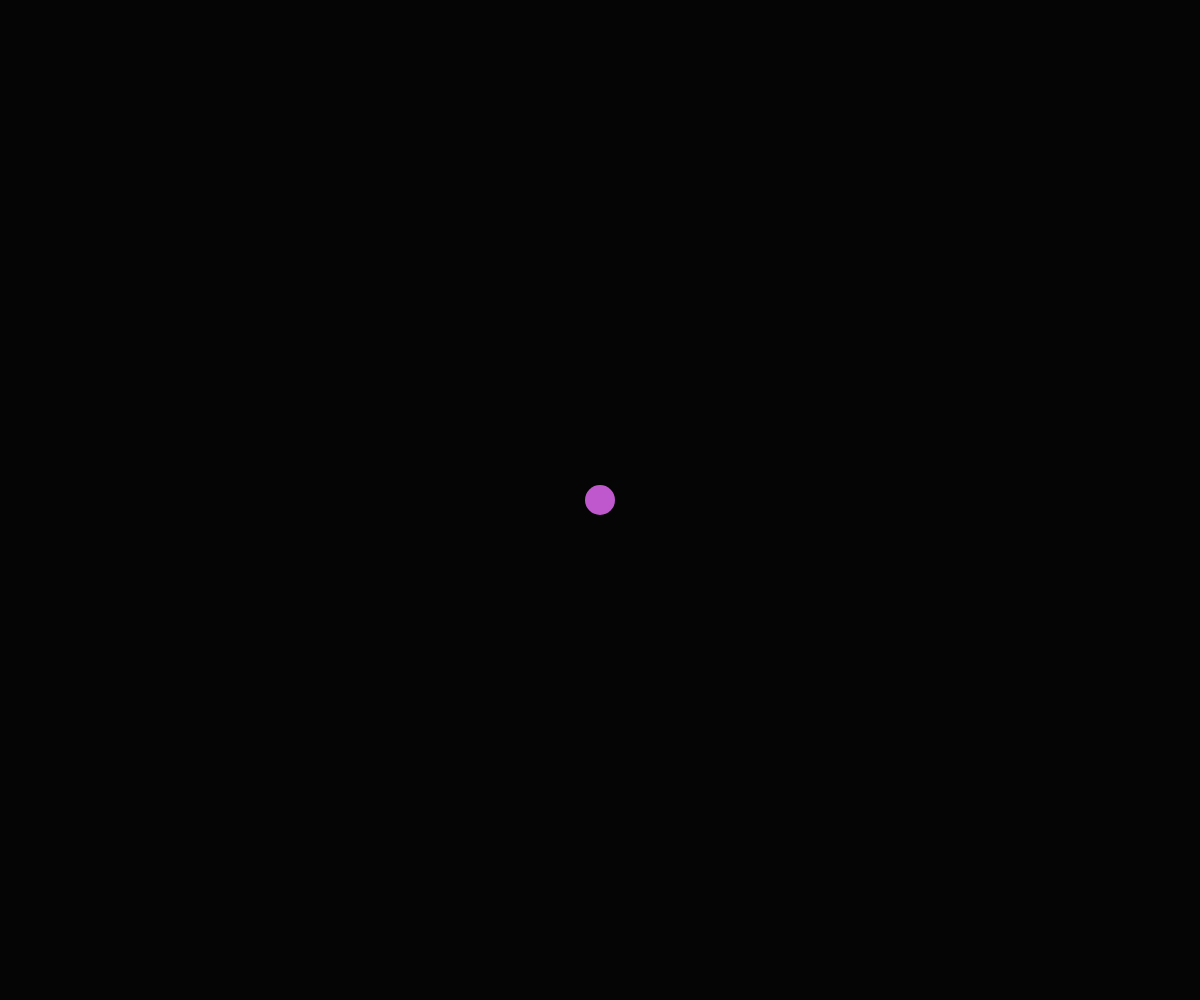
Frame 1 (no input)
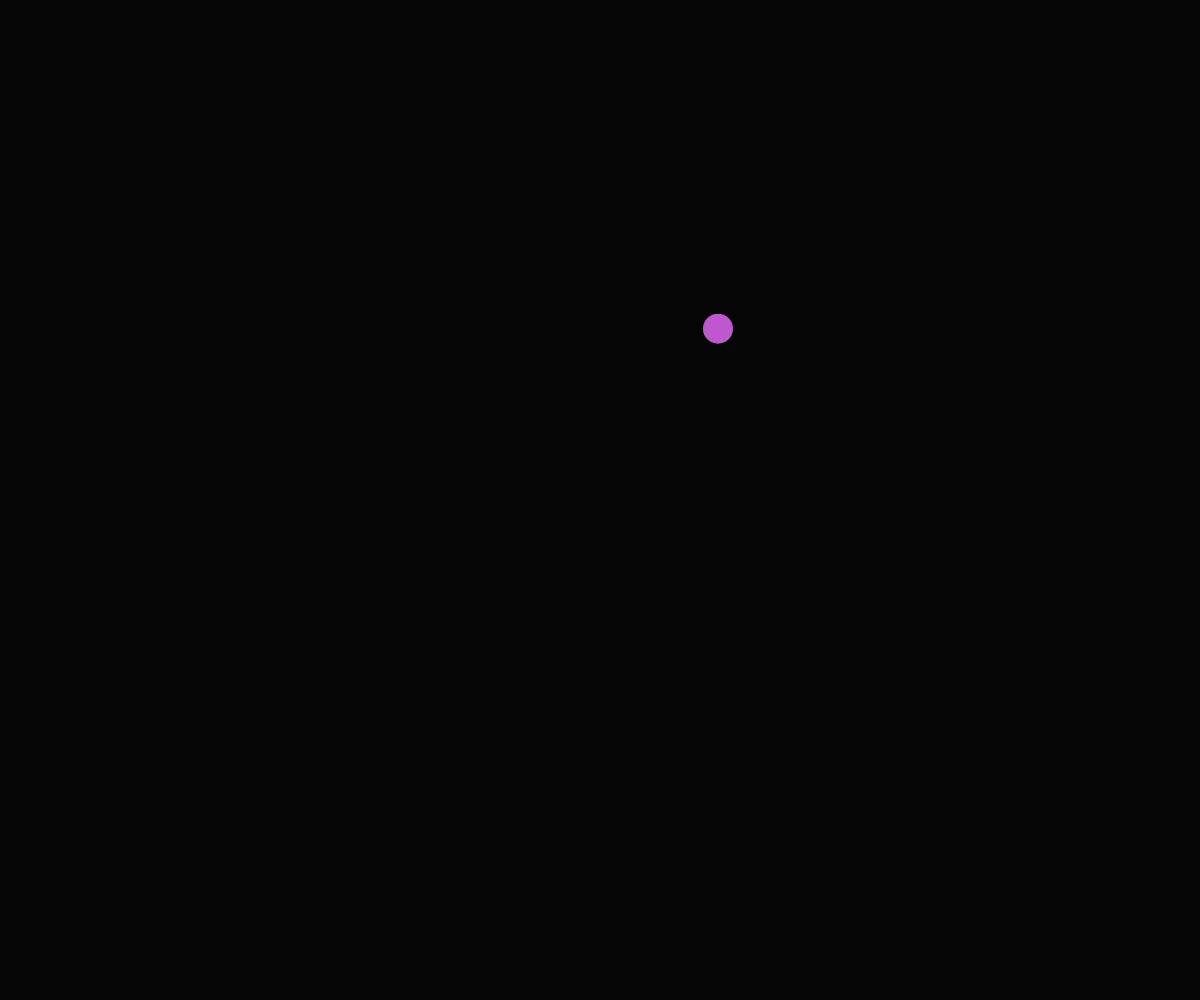
Frame 60 (no input)
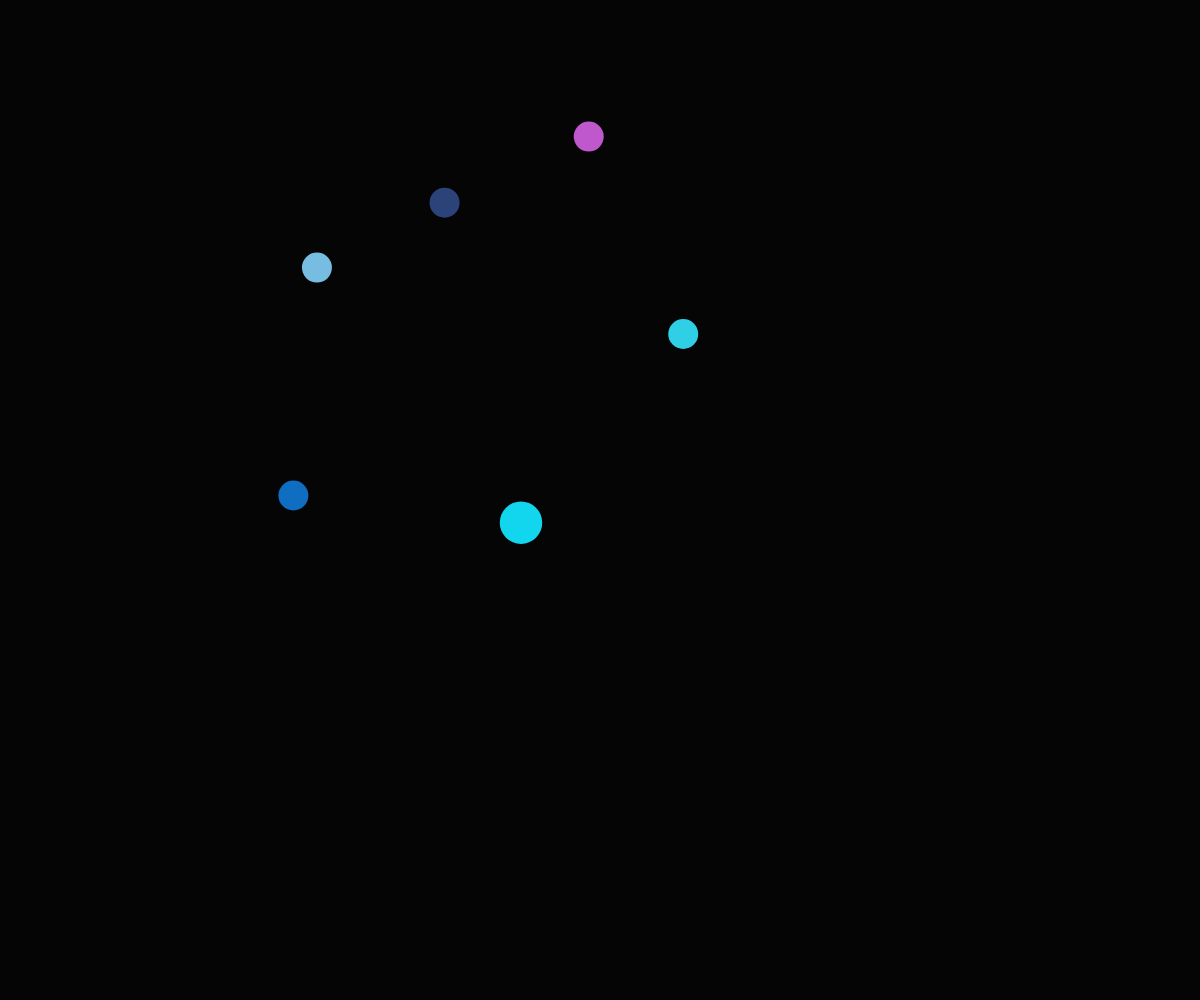
Frame 120 (the mouse pressed at the canvas centre since frame 60)

The p5.js sketch that drew these frames (run headless with seeded random() and noise() and a simulated clock; from frame 60 on, the mouse is pressed at the canvas centre):

// p5.js sketch
// ── sketch.js
// Connect nodes OOP demo

let nodes = [];

function setup() {
  createCanvas(windowWidth, windowHeight);

  let somePoint = new MovingPoint(width/2, height/2);
  nodes.push(somePoint);
}

function draw() {
  background(5);

  for(let node of nodes){
    node.connectTo(nodes);
    node.display();
    node.update();
  }

  // for(let node of nodes){
  // }
}

function mousePressed(){
  for (let i = 0; i<5; i++){
    let somePoint = new MovingPoint(mouseX, mouseY);
    nodes.push(somePoint);
  }
}

class MovingPoint{
  constructor(x, y){
    this.x = x;
    this.y = y;
    this.speed = 15;
    this.radius = 15;
    this.xTime = random(1000);
    this.yTime = random(1000);
    this.deltaTime = 0.01;
    this.color = color(random(255),random(255),random(255));
    this.reach = 100;
    this.maxRadius = 50;
    this.minRadius = 15;

  }

  display(){
    noStroke();
    fill(this.color);
    circle(this.x,this.y,this.radius*2);
  }

  update(){
    this.move();
    this.wrapAroundScreen();
    this.adjustSizeWithMouse();
  }

  adjustSizeWithMouse(){
    let mouseDist = dist(mouseX,mouseY,this.x,this.y);
    if (mouseDist < this.reach){
      let theSize = map(mouseDist, 0, this.reach, this.maxRadius, this.minRadius);
      this.radius = theSize;
    }
    else{
      this.radius = 15;
    }
  }

  connectTo(nodesArray){
    for (let otherNode of nodesArray){
      if (this!== otherNode){
        let distanceAway = dist(this.x,this.y, otherNode.x, otherNode.y);
        if(distanceAway < this.reach){
          stroke(this.color);
          line(this.x,this.y,otherNode.x,otherNode.y);
        }
      }
    }
  }

  move(){
    let dx = noise(this.xTime);
    let dy = noise(this.yTime);

    dx = map(dx, 0, 1, -this.speed, this.speed);
    dy = map(dy, 0, 1, -this.speed, this.speed);

    this.x += dx;
    this.y += dy;

    this.xTime += this.deltaTime;
    this.yTime += this.deltaTime;
  }

  wrapAroundScreen(){
    if (this.x<0){
      this.x += width;
    }
    if (this.x> width){
      this.x -= width;
    }
    if (this.y<0){
      this.y += height;
    }
    if (this.y> height){
      this.y -= height;
    }
  }
}
